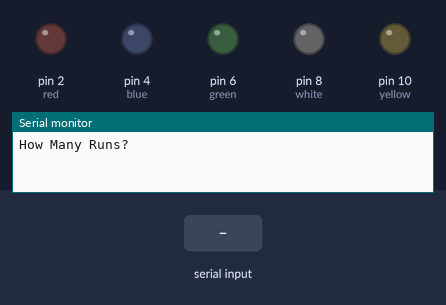
Bench run of a sketch on a simulated Arduino Uno, built with avr-gcc and run on an emulated ATmega328P. On the bench: output pins drawn as LEDs (lit = HIGH), the last lines printed to the serial monitor. The test bench sets the inputs (shaded band).

Above: at 1.2 s.
1.3 s: "90,45\n" received over Serial
At 1.45 s:
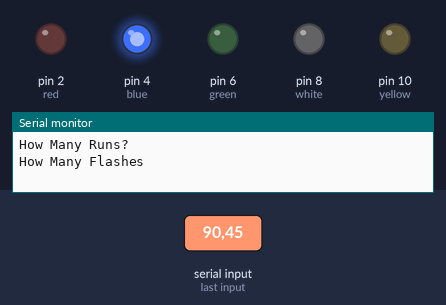
At 1.85 s:
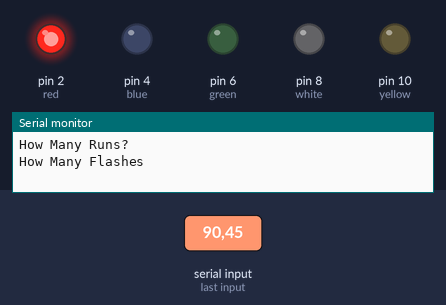
Timing chart, 0 to 49.0 s (numbered marks = the images above; inputs shaded):
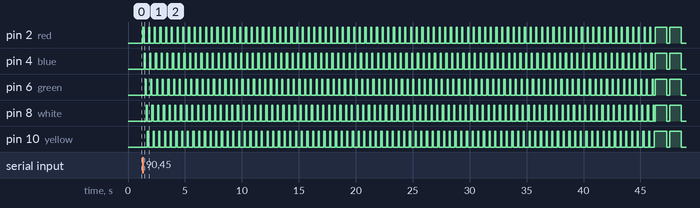

Measured:
- after the input at 1.3 s, pin 2 (red): goes 90 × (HIGH 0.10 s, LOW 0.40 s), HIGH 1.0 s, LOW 0.25 s, HIGH 1.0 s, then LOW, starting at once; pin 4 (blue): goes 89 × (HIGH 0.10 s, LOW 0.40 s), HIGH 0.10 s, LOW 0.30 s, HIGH 1.0 s, LOW 0.25 s, HIGH 1.0 s, then LOW, starting after 0.11 s

The sketch:

blinky-light-081117.ino
```cpp
int red=2;
int blue=4;
int green=6;
int white=8;
int yellow=10;

int waitTime=100;
int medTime=250;
int longTime=1000;

int howManyRuns;
int howManyFlashes;

void setup() {
  // put your setup code here, to run once:
  Serial.begin(9600);
  pinMode(red,OUTPUT);
  pinMode(blue,OUTPUT);
  pinMode(green,OUTPUT);
  pinMode(white,OUTPUT);
  pinMode(yellow,OUTPUT);

}

void loop() {
  // put your main code here, to run repeatedly:

  Serial.println("How Many Runs?");
  while(Serial.available()==0) {};
  howManyRuns = Serial.parseInt();
  Serial.println("How Many Flashes");
  while(Serial.available()==0) {};
  howManyFlashes = Serial.parseInt();

  for (int i=1; i<=howManyRuns; i=i+1) {

    digitalWrite(red,HIGH);
    digitalWrite(blue,LOW);
    digitalWrite(green,LOW);
    digitalWrite(white,LOW);
    digitalWrite(yellow,LOW);
    delay(waitTime);

    digitalWrite(red,LOW);
    digitalWrite(blue,HIGH);
    digitalWrite(green,LOW);
    digitalWrite(white,LOW);
    digitalWrite(yellow,LOW);
    delay(waitTime);

    digitalWrite(red,LOW);
    digitalWrite(blue,LOW);
    digitalWrite(green,HIGH);
    digitalWrite(white,LOW);
    digitalWrite(yellow,LOW);
    delay(waitTime);

    digitalWrite(red,LOW);
    digitalWrite(blue,LOW);
    digitalWrite(green,LOW);
    digitalWrite(white,HIGH);
    digitalWrite(yellow,LOW);
    delay(waitTime);

    digitalWrite(red,LOW);
    digitalWrite(blue,LOW);
    digitalWrite(green,LOW);
    digitalWrite(white,LOW);
    digitalWrite(yellow,HIGH);
    delay(waitTime);
  }


  digitalWrite(red,HIGH);
  digitalWrite(blue,HIGH);
  digitalWrite(green,HIGH);
  digitalWrite(white,HIGH);
  digitalWrite(yellow,HIGH);
  delay(longTime);

  digitalWrite(red,LOW);
  digitalWrite(blue,LOW);
  digitalWrite(green,LOW);
  digitalWrite(white,LOW);
  digitalWrite(yellow,LOW);
  delay(medTime);

  digitalWrite(red,HIGH);
  digitalWrite(blue,HIGH);
  digitalWrite(green,HIGH);
  digitalWrite(white,HIGH);
  digitalWrite(yellow,HIGH);
  delay(longTime);

  digitalWrite(red,LOW);
  digitalWrite(blue,LOW);
  digitalWrite(green,LOW);
  digitalWrite(white,LOW);
  digitalWrite(yellow,LOW);
  delay(medTime);

  for (int j; j<=howManyFlashes; j=j+1) {
    digitalWrite(red,HIGH);
    digitalWrite(blue,HIGH);
    digitalWrite(green,HIGH);
    digitalWrite(white,HIGH);
    digitalWrite(yellow,HIGH);
    delay(waitTime);

    digitalWrite(red,LOW);
    digitalWrite(blue,LOW);
    digitalWrite(green,LOW);
    digitalWrite(white,LOW);
    digitalWrite(yellow,LOW);
    delay(waitTime);
  }

  digitalWrite(red,LOW);
  digitalWrite(blue,LOW);
  digitalWrite(green,LOW);
  digitalWrite(white,LOW);
  digitalWrite(yellow,LOW);

/*
  digitalWrite(red,LOW);
  digitalWrite(blue,LOW);
  digitalWrite(green,LOW);
  digitalWrite(white,LOW);
  digitalWrite(yellow,LOW);
*/
}
```
